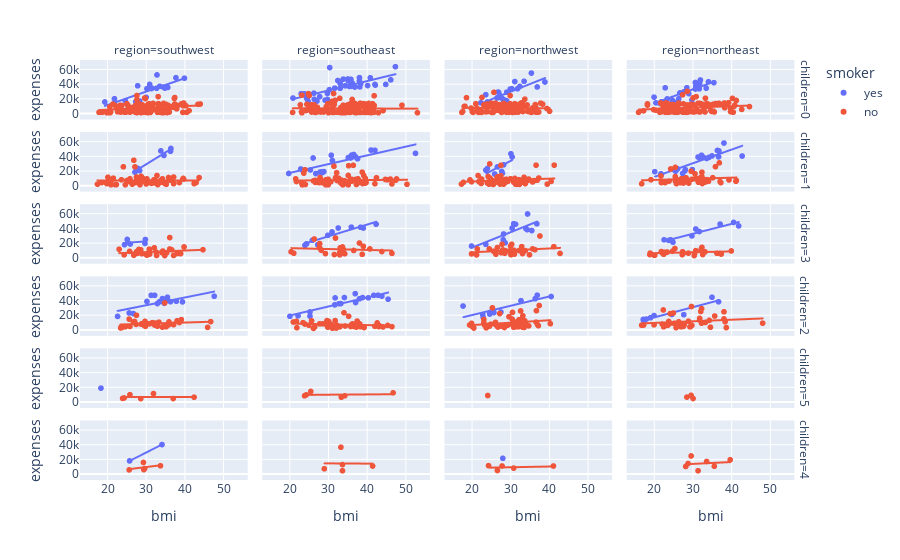

Notebook cell for this chart:
### Code cell
px.scatter(data, y = 'expenses', x = 'bmi', facet_row = 'children', facet_col = 'region', color = 'smoker',
           trendline = 'ols')
